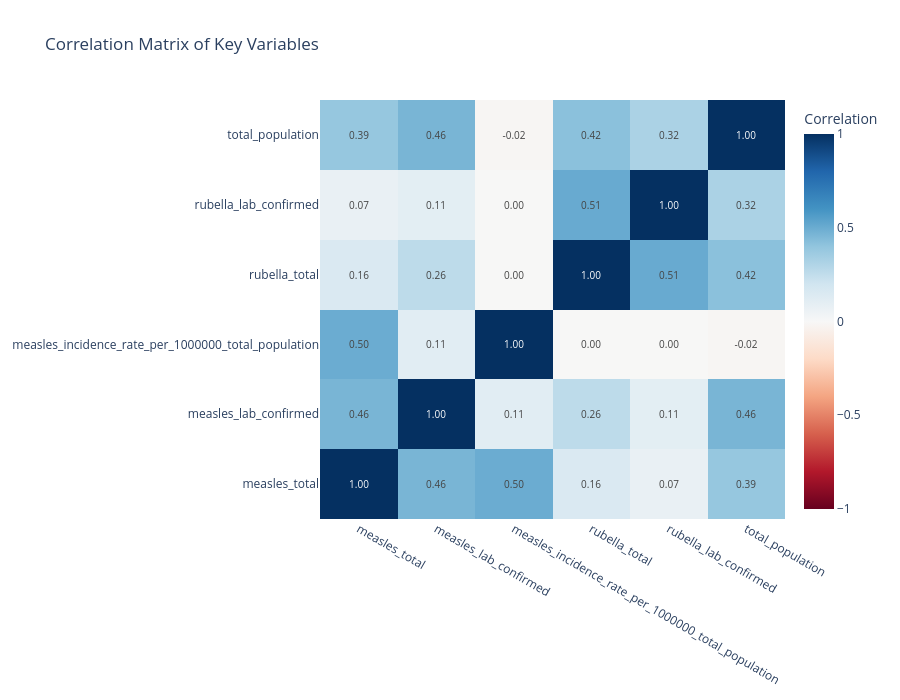

The notebook cell this image was saved under:
### Code cell
# Visualization: Correlation heatmap (Plotly)
fig = go.Figure(data=go.Heatmap(
    z=corr_matrix.values,
    x=corr_matrix.columns,
    y=corr_matrix.columns,
    colorscale='RdBu',
    zmid=0,
    text=corr_matrix.values,
    texttemplate='%{text:.2f}',
    textfont={"size": 10},
    colorbar=dict(title='Correlation')
))
fig.update_layout(title='Correlation Matrix of Key Variables',
                  height=700, width=900)
fig.show()

### Figure 1 — Plotly figure (JSON) as saved in the notebook; plotly's stock layout.template omitted (floating-point values rounded to 4 significant figures)
{"data": [{"colorbar": {"title": {"text": "Correlation"}}, "colorscale": [[0, "rgb(103,0,31)"], [0.1, "rgb(178,24,43)"], [0.2, "rgb(214,96,77)"], [0.3, "rgb(244,165,130)"], [0.4, "rgb(253,219,199)"], [0.5, "rgb(247,247,247)"], [0.6, "rgb(209,229,240)"], [0.7, "rgb(146,197,222)"], [0.8, "rgb(67,147,195)"], [0.9, "rgb(33,102,172)"], [1, "rgb(5,48,97)"]], "text": [[1.0, 0.4639, 0.4989, 0.1553, 0.07411, 0.3857], [0.4639, 1.0, 0.1145, 0.2641, 0.105, 0.463], [0.4989, 0.1145, 1.0, -0.00284, -0.002986, -0.01576], [0.1553, 0.2641, -0.00284, 1.0, 0.5072, 0.4167], [0.07411, 0.105, -0.002986, 0.5072, 1.0, 0.3205], [0.3857, 0.463, -0.01576, 0.4167, 0.3205, 1.0]], "textfont": {"size": 10}, "texttemplate": "%{text:.2f}", "type": "heatmap", "x": ["measles_total", "measles_lab_confirmed", "measles_incidence_rate_per_1000000_total_population", "rubella_total", "rubella_lab_confirmed", "total_population"], "y": ["measles_total", "measles_lab_confirmed", "measles_incidence_rate_per_1000000_total_population", "rubella_total", "rubella_lab_confirmed", "total_population"], "z": [[1.0, 0.4639, 0.4989, 0.1553, 0.07411, 0.3857], [0.4639, 1.0, 0.1145, 0.2641, 0.105, 0.463], [0.4989, 0.1145, 1.0, -0.00284, -0.002986, -0.01576], [0.1553, 0.2641, -0.00284, 1.0, 0.5072, 0.4167], [0.07411, 0.105, -0.002986, 0.5072, 1.0, 0.3205], [0.3857, 0.463, -0.01576, 0.4167, 0.3205, 1.0]], "zmid": 0}], "layout": {"height": 700, "title": {"text": "Correlation Matrix of Key Variables"}, "width": 900}}
